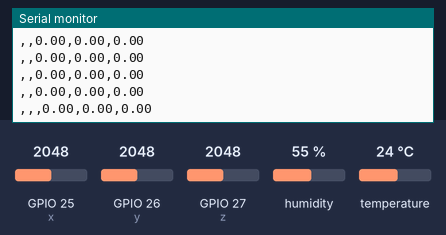
The sketch below on a simulated ESP32. Shown: the last lines printed to the serial monitor. Inputs (shaded band) come from the test bench; at power-on: humidity 55 %, GPIO 25 (x) = 2048, GPIO 26 (y) = 2048, GPIO 27 (z) = 2048, temperature 24 °C.

Above: at 2.2 s.
2.3 s: humidity set to 22 %
At 2.32 s:
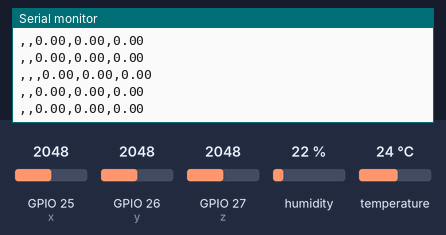
3.8 s: GPIO 25 (x) set to 2866
At 4.12 s:
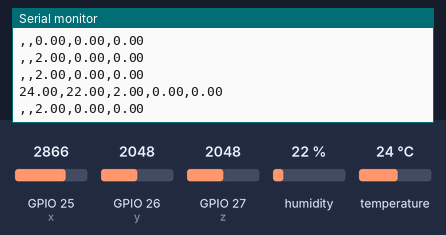
5.3 s: GPIO 26 (y) set to 2866
At 5.33 s:
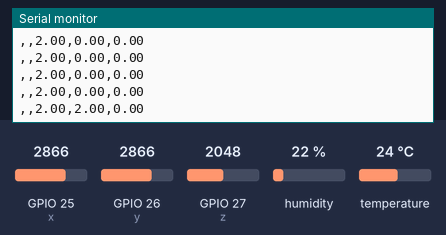
6.8 s: GPIO 27 (z) set to 2866
At 6.84 s:
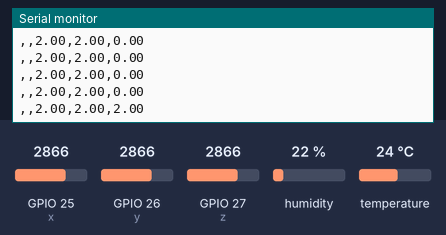
8.3 s: temperature set to 12 °C
At 8.34 s:
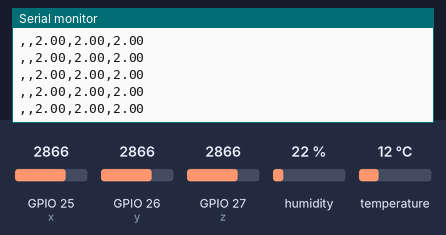
9.8 s: GPIO 25 (x) set to 3972
At 10.13 s:
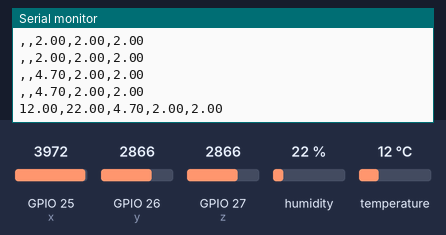
Timing chart, 0 to 12.3 s (numbered marks = the images above; inputs shaded):
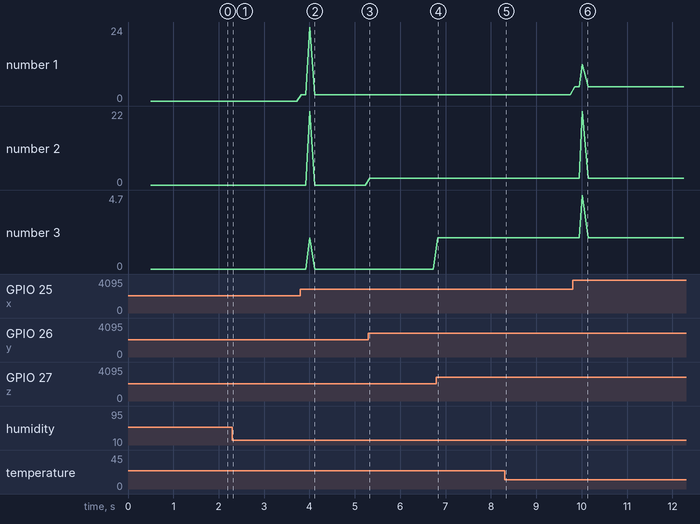

Measured:
- after the input at 3.8 s, the serial monitor: prints a new line at once (image 2)
- after the input at 5.3 s, the serial monitor: prints a new line at once (image 3)
- after the input at 6.8 s, the serial monitor: prints a new line at once (image 4)
- after the input at 9.8 s, the serial monitor: prints a new line after 0.05 s (image 6)
- plotted number 1: 0 → 2 after the input at 3.8 s, 2 → 4.7 after the input at 9.8 s

The sketch:

DAQ_FreeRTOS.ino
```cpp
/*
 *    Muhammad Iman Bin Zainudin
 *  Online Data Acquisiton with GUI
 *          using Free Rtos
 */
//Include Library
#include <Arduino.h>
//#include "semphr.h" //vanilla needs
#include "DHTesp.h"

//Define pin
#define DHTPIN 3
#define x 25
#define y 26
#define z 27

//DHT22-Temperature & Humidity Sensor
DHTesp dht;

TempAndHumidity sensorData;
float humid, tempC;
float initialx, initialy, initialz, ax, ay, az;

//FreeRTOS
TaskHandle_t Task1;
TaskHandle_t Task2;

//Period
static const int Period_Task1 = 2000;
//Printing
float uhumid, utempC;

//Globals
static SemaphoreHandle_t mutex;

void setup()
{
  Serial.begin(115200);
  dht.setup(DHTPIN, DHTesp::DHT22);

  initialx=(analogRead(x)*3.3)/4095;
  initialy=(analogRead(y)*3.3)/4095;
  initialz=(analogRead(z)*3.3)/4095;

  //Creating mutex
  mutex = xSemaphoreCreateMutex();

  //Creating tasks
  xTaskCreatePinnedToCore(
    TaskTemperature,  //Task function
    "Task1",          //Name
    4000,            //Stack size
    NULL,             //Parameter
    1,                //Priority
    &Task1,           //Handle
    0);               //Core
  delay(500);

  xTaskCreatePinnedToCore(
    TaskVibration,  //Task function
    "Task2",          //Name
    4000,            //Stack size
    NULL,             //Parameter
    1,                //Priority
    &Task2,           //Handle
    1);               //Core
  delay(500);
}

void loop()
{
}

/*
 *            Function CALL
 *---------------------------------------
 */
void TaskTemperature(void * pvParameters)
{
  TickType_t xLastWakeTime;
  const TickType_t xFrequency = Period_Task1/portTICK_PERIOD_MS;

  xLastWakeTime = xTaskGetTickCount();
  /*
   * DHT22 Temperature Sensor
   */
  for(;;)
  {
      do
      {
        tempC = dht.getTemperature();
        humid = dht.getHumidity();
      }
      while(isnan(humid) || isnan(tempC));
    if(xSemaphoreTake(mutex, 1) == pdTRUE)
    {
      //Print if changes in value
      if(uhumid!=humid||utempC!=tempC)
      {
        Serial.print(tempC);
        Serial.print(",");
        Serial.print(humid);
      }
      else
      {
        Serial.print(",");
      }

      vTaskDelay(100/portTICK_PERIOD_MS);
      xSemaphoreGive(mutex);
      uhumid=humid;
      utempC=tempC;

      vTaskDelayUntil(&xLastWakeTime, xFrequency);
      /*Serial.print("tempC: ");
      Serial.println(utempC);
      Serial.print("humid: ");
      Serial.println(uhumid);*/
    }
  }
}

void TaskVibration(void * pvParameters)
{
  /*
   * Gy-61 3-axis Accelerometer
   */
  for(;;)
  {
      ax = (((analogRead(x)*3.3)/4095) - initialx)/0.330; //get X
      ay = (((analogRead(y)*3.3)/4095) - initialy)/0.330; //get Y
      az = (((analogRead(z)*3.3)/4095) - initialz)/0.330; //get Z

    if(xSemaphoreTake(mutex, 0) == pdTRUE)
    {
      Serial.print(",");
      Serial.print(",");
      Serial.print(ax);Serial.print(",");
      Serial.print(ay);Serial.print(",");
      Serial.println(az);

      xSemaphoreGive(mutex);
      vTaskDelay(100/portTICK_PERIOD_MS);
    }

    else
    {
      Serial.print(",");
      Serial.print(ax);Serial.print(",");
      Serial.print(ay);Serial.print(",");
      Serial.println(az);

      vTaskDelay(100/portTICK_PERIOD_MS);
    }
    //Serial.println(initialx);
    //Serial.println(initialy);
    //Serial.println(initialz);
  }
}
```
